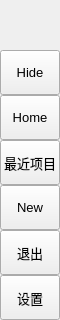
        <widget class="QFrame" name="leftMenuBg">
         <property name="minimumSize">
          <size>
           <width>60</width>
           <height>0</height>
          </size>
         </property>
         <property name="maximumSize">
          <size>
           <width>60</width>
           <height>16777215</height>
          </size>
         </property>
         <property name="frameShape">
          <enum>QFrame::NoFrame</enum>
         </property>
         <property name="frameShadow">
          <enum>QFrame::Raised</enum>
         </property>
         <layout class="QVBoxLayout" name="verticalLayout_3">
          <property name="spacing">
           <number>0</number>
          </property>
          <property name="leftMargin">
           <number>0</number>
          </property>
          <property name="topMargin">
           <number>0</number>
          </property>
          <property name="rightMargin">
           <number>0</number>
          </property>
          <property name="bottomMargin">
           <number>0</number>
          </property>
          <item>
           <widget class="QFrame" name="topLogoInfo">
            <property name="minimumSize">
             <size>
              <width>0</width>
              <height>50</height>
             </size>
            </property>
            <property name="maximumSize">
             <size>
              <width>16777215</width>
              <height>50</height>
             </size>
            </property>
            <property name="frameShape">
             <enum>QFrame::NoFrame</enum>
            </property>
            <property name="frameShadow">
             <enum>QFrame::Raised</enum>
            </property>
            <widget class="QFrame" name="topLogo">
             <property name="geometry">
              <rect>
               <x>10</x>
               <y>5</y>
               <width>42</width>
               <height>42</height>
              </rect>
             </property>
             <property name="minimumSize">
              <size>
               <width>42</width>
               <height>42</height>
              </size>
             </property>
             <property name="maximumSize">
              <size>
               <width>42</width>
               <height>42</height>
              </size>
             </property>
             <property name="styleSheet">
              <string notr="true">#topLogo{background:url(:/dracula/images/PyDracula.png)}</string>
             </property>
             <property name="frameShape">
              <enum>QFrame::NoFrame</enum>
             </property>
             <property name="frameShadow">
              <enum>QFrame::Raised</enum>
             </property>
            </widget>
            <widget class="QLabel" name="titleLeftApp">
             <property name="geometry">
              <rect>
               <x>70</x>
               <y>8</y>
               <width>160</width>
               <height>20</height>
              </rect>
             </property>
             <property name="font">
              <font>
               <family>Segoe UI Semibold</family>
               <pointsize>12</pointsize>
               <italic>false</italic>
               <bold>false</bold>
              </font>
             </property>
             <property name="text">
              <string>PyDracula</string>
             </property>
             <property name="alignment">
              <set>Qt::AlignLeading|Qt::AlignLeft|Qt::AlignTop</set>
             </property>
            </widget>
            <widget class="QLabel" name="titleLeftDescription">
             <property name="geometry">
              <rect>
               <x>70</x>
               <y>27</y>
               <width>160</width>
               <height>16</height>
              </rect>
             </property>
             <property name="maximumSize">
              <size>
               <width>16777215</width>
               <height>16</height>
              </size>
             </property>
             <property name="font">
              <font>
               <family>Segoe UI</family>
               <pointsize>8</pointsize>
               <italic>false</italic>
               <bold>false</bold>
              </font>
             </property>
             <property name="text">
              <string>Modern GUI / Flat Style</string>
             </property>
             <property name="alignment">
              <set>Qt::AlignLeading|Qt::AlignLeft|Qt::AlignTop</set>
             </property>
            </widget>
           </widget>
          </item>
          <item>
           <widget class="QFrame" name="leftMenuFrame">
            <property name="frameShape">
             <enum>QFrame::NoFrame</enum>
            </property>
            <property name="frameShadow">
             <enum>QFrame::Raised</enum>
            </property>
            <layout class="QVBoxLayout" name="verticalMenuLayout">
             <property name="spacing">
              <number>0</number>
             </property>
             <property name="leftMargin">
              <number>0</number>
             </property>
             <property name="topMargin">
              <number>0</number>
             </property>
             <property name="rightMargin">
              <number>0</number>
             </property>
             <property name="bottomMargin">
              <number>0</number>
             </property>
             <item>
              <widget class="QFrame" name="toggleBox">
               <property name="maximumSize">
                <size>
                 <width>16777215</width>
                 <height>45</height>
                </size>
               </property>
               <property name="frameShape">
                <enum>QFrame::NoFrame</enum>
               </property>
               <property name="frameShadow">
                <enum>QFrame::Raised</enum>
               </property>
               <layout class="QVBoxLayout" name="verticalLayout_4">
                <property name="spacing">
                 <number>0</number>
                </property>
                <property name="leftMargin">
                 <number>0</number>
                </property>
                <property name="topMargin">
                 <number>0</number>
                </property>
                <property name="rightMargin">
                 <number>0</number>
                </property>
                <property name="bottomMargin">
                 <number>0</number>
                </property>
                <item>
                 <widget class="QPushButton" name="toggleButton">
                  <property name="sizePolicy">
                   <sizepolicy hsizetype="Expanding" vsizetype="Fixed">
                    <horstretch>0</horstretch>
                    <verstretch>0</verstretch>
                   </sizepolicy>
                  </property>
                  <property name="minimumSize">
                   <size>
                    <width>0</width>
                    <height>45</height>
                   </size>
                  </property>
                  <property name="font">
                   <font>
                    <family>Segoe UI</family>
                    <pointsize>10</pointsize>
                    <italic>false</italic>
                    <bold>false</bold>
                   </font>
                  </property>
                  <property name="cursor">
                   <cursorShape>PointingHandCursor</cursorShape>
                  </property>
                  <property name="layoutDirection">
                   <enum>Qt::LeftToRight</enum>
                  </property>
                  <property name="styleSheet">
                   <string notr="true">background-image:url(:/dracula/icons/cil-arrow-circle-right.png);</string>
                  </property>
                  <property name="text">
                   <string>Hide</string>
                  </property>
                  <property name="icon">
                   <iconset resource="../resource/lhqgis.qrc">
                    <normaloff>:/dracula/icons/cil-arrow-circle-right.png</normaloff>:/dracula/icons/cil-arrow-circle-right.png</iconset>
                  </property>
                 </widget>
                </item>
               </layout>
              </widget>
             </item>
             <item alignment="Qt::AlignTop">
              <widget class="QFrame" name="topMenu">
               <property name="frameShape">
                <enum>QFrame::NoFrame</enum>
               </property>
               <property name="frameShadow">
                <enum>QFrame::Raised</enum>
               </property>
               <layout class="QVBoxLayout" name="verticalLayout_8">
                <property name="spacing">
                 <number>0</number>
                </property>
                <property name="leftMargin">
                 <number>0</number>
                </property>
                <property name="topMargin">
                 <number>0</number>
                </property>
                <property name="rightMargin">
                 <number>0</number>
                </property>
                <property name="bottomMargin">
                 <number>0</number>
                </property>
                <item>
                 <widget class="QPushButton" name="btn_home">
                  <property name="sizePolicy">
                   <sizepolicy hsizetype="Expanding" vsizetype="Fixed">
                    <horstretch>0</horstretch>
                    <verstretch>0</verstretch>
                   </sizepolicy>
                  </property>
                  <property name="minimumSize">
                   <size>
                    <width>0</width>
                    <height>45</height>
                   </size>
                  </property>
                  <property name="font">
                   <font>
                    <family>Segoe UI</family>
                    <pointsize>10</pointsize>
                    <italic>false</italic>
                    <bold>false</bold>
                   </font>
                  </property>
                  <property name="cursor">
                   <cursorShape>PointingHandCursor</cursorShape>
                  </property>
                  <property name="layoutDirection">
                   <enum>Qt::LeftToRight</enum>
                  </property>
                  <property name="styleSheet">
                   <string notr="true">background-image: url(:/dracula/icons/cil-home.png);</string>
                  </property>
                  <property name="text">
                   <string>Home</string>
                  </property>
                  <property name="icon">
                   <iconset resource="../resource/lhqgis.qrc">
                    <normaloff>:/dracula/icons/icon_restore.png</normaloff>:/dracula/icons/icon_restore.png</iconset>
                  </property>
                 </widget>
                </item>
                <item>
                 <widget class="QPushButton" name="btn_recent">
                  <property name="sizePolicy">
                   <sizepolicy hsizetype="Expanding" vsizetype="Fixed">
                    <horstretch>0</horstretch>
                    <verstretch>0</verstretch>
                   </sizepolicy>
                  </property>
                  <property name="minimumSize">
                   <size>
                    <width>0</width>
                    <height>45</height>
                   </size>
                  </property>
                  <property name="font">
                   <font>
                    <family>Segoe UI</family>
                    <pointsize>10</pointsize>
                    <italic>false</italic>
                    <bold>false</bold>
                   </font>
                  </property>
                  <property name="cursor">
                   <cursorShape>PointingHandCursor</cursorShape>
                  </property>
                  <property name="layoutDirection">
                   <enum>Qt::LeftToRight</enum>
                  </property>
                  <property name="styleSheet">
                   <string notr="true">background-image:url(:/dracula/icons/cil-layers.png);</string>
                  </property>
                  <property name="text">
                   <string>最近项目</string>
                  </property>
                 </widget>
                </item>
                <item>
                 <widget class="QPushButton" name="btn_new">
                  <property name="sizePolicy">
                   <sizepolicy hsizetype="Expanding" vsizetype="Fixed">
                    <horstretch>0</horstretch>
                    <verstretch>0</verstretch>
                   </sizepolicy>
                  </property>
                  <property name="minimumSize">
                   <size>
                    <width>0</width>
                    <height>45</height>
                   </size>
                  </property>
                  <property name="font">
                   <font>
                    <family>Segoe UI</family>
                    <pointsize>10</pointsize>
                    <italic>false</italic>
                    <bold>false</bold>
                   </font>
                  </property>
                  <property name="cursor">
                   <cursorShape>PointingHandCursor</cursorShape>
                  </property>
                  <property name="layoutDirection">
                   <enum>Qt::LeftToRight</enum>
                  </property>
                  <property name="styleSheet">
                   <string notr="true">background-image:url(:/dracula/icons/cil-file.png);</string>
                  </property>
                  <property name="text">
                   <string>New</string>
                  </property>
                  <property name="icon">
                   <iconset resource="../resource/lhqgis.qrc">
                    <normaloff>:/dracula/icons/cil-file.png</normaloff>:/dracula/icons/cil-file.png</iconset>
                  </property>
                 </widget>
                </item>
                <item>
                 <widget class="QPushButton" name="btn_exit">
                  <property name="sizePolicy">
                   <sizepolicy hsizetype="Expanding" vsizetype="Fixed">
                    <horstretch>0</horstretch>
                    <verstretch>0</verstretch>
                   </sizepolicy>
                  </property>
                  <property name="minimumSize">
                   <size>
                    <width>0</width>
                    <height>45</height>
                   </size>
                  </property>
                  <property name="font">
                   <font>
                    <family>Segoe UI</family>
                    <pointsize>10</pointsize>
                    <italic>false</italic>
                    <bold>false</bold>
                   </font>
                  </property>
                  <property name="cursor">
                   <cursorShape>PointingHandCursor</cursorShape>
                  </property>
                  <property name="layoutDirection">
                   <enum>Qt::LeftToRight</enum>
                  </property>
                  <property name="styleSheet">
                   <string notr="true">background-image:url(:/dracula/icons/cil-account-logout.png) ;</string>
                  </property>
                  <property name="text">
                   <string>退出</string>
                  </property>
                  <property name="icon">
                   <iconset resource="../resource/lhqgis.qrc">
                    <normaloff>:/dracula/icons/cil-account-logout.png</normaloff>:/dracula/icons/cil-account-logout.png</iconset>
                  </property>
                 </widget>
                </item>
               </layout>
              </widget>
             </item>
             <item alignment="Qt::AlignBottom">
              <widget class="QFrame" name="bottomMenu">
               <property name="frameShape">
                <enum>QFrame::NoFrame</enum>
               </property>
               <property name="frameShadow">
                <enum>QFrame::Raised</enum>
               </property>
               <layout class="QVBoxLayout" name="verticalLayout_9">
                <property name="spacing">
                 <number>0</number>
                </property>
                <property name="leftMargin">
                 <number>0</number>
                </property>
                <property name="topMargin">
                 <number>0</number>
                </property>
                <property name="rightMargin">
                 <number>0</number>
                </property>
                <property name="bottomMargin">
                 <number>0</number>
                </property>
                <item>
                 <widget class="QPushButton" name="toggleLeftBox">
                  <property name="sizePolicy">
                   <sizepolicy hsizetype="Expanding" vsizetype="Fixed">
                    <horstretch>0</horstretch>
                    <verstretch>0</verstretch>
                   </sizepolicy>
                  </property>
                  <property name="minimumSize">
                   <size>
                    <width>0</width>
                    <height>45</height>
                   </size>
                  </property>
                  <property name="font">
                   <font>
                    <family>Segoe UI</family>
                    <pointsize>10</pointsize>
                    <italic>false</italic>
                    <bold>false</bold>
                   </font>
                  </property>
                  <property name="cursor">
                   <cursorShape>PointingHandCursor</cursorShape>
                  </property>
                  <property name="layoutDirection">
                   <enum>Qt::LeftToRight</enum>
                  </property>
                  <property name="styleSheet">
                   <string notr="true">background-image:url(:/dracula/icons/icon_settings.png)</string>
                  </property>
                  <property name="text">
                   <string>设置</string>
                  </property>
                  <property name="icon">
                   <iconset resource="../resource/lhqgis.qrc">
                    <normaloff>:/dracula/icons/icon_settings.png</normaloff>:/dracula/icons/icon_settings.png</iconset>
                  </property>
                 </widget>
                </item>
               </layout>
              </widget>
             </item>
            </layout>
           </widget>
          </item>
         </layout>
        </widget>
